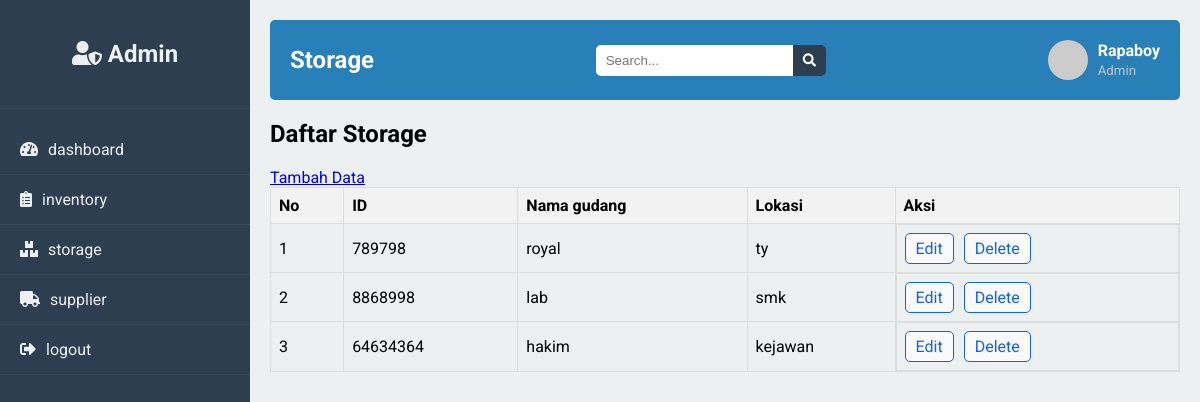
Page /storage.php on the committed database.
### tables this page shows
CREATE TABLE `storage_unit` (
  `id` int(30) NOT NULL,
  `nama_gudang` varchar(30) NOT NULL,
  `lokasi` varchar(30) NOT NULL
);

### storage.php (the view, shortened to what this page needs)
<?php
include 'koneksi.php';
$sql = "SELECT * FROM storage_unit";
$result = $koneksi->query($sql);
?>
<!DOCTYPE html>
<html lang="en">
<head>
    <link rel="stylesheet" href="https://cdnjs.cloudflare.com/ajax/libs/font-awesome/5.15.3/css/all.min.css">
    <link rel="stylesheet" href="dashboard.css">
</head>
<body>
    <div class="sidebar">
        <div class="sidebar-brand">
            <h2><i class="fas fa-user-shield"></i> Admin</h2>
        </div>
        <ul>
            <li><a href="dashboard.php"><i class="fas fa-tachometer-alt"></i> dashboard</a></li>
            <li><a href="inventory.php"><i class="fas fa-clipboard-list "></i> inventory</a></li>
            <li><a href="storage.php"><i class="fas fa-boxes "></i> storage</a></li>
            <li><a href="supplier.php"><i class="fas fa-truck"></i> supplier</a></li>
            <li><a href="logout.php"><i class="fas fa-sign-out-alt"></i> logout</a></li>
        </ul>
    </div>
    <div class="main-content">
        <header>
            <h1>Storage</h1>
            <div class="search-wrapper">
                <input type="search" placeholder="Search...">
                <button><i class="fas fa-search"></i></button>
            </div>
            <div class="user-wrapper">
                <img src="https://via.placeholder.com/40" alt="profile picture">
                <div>
                    <h4>Rapaboy</h4>
                    <small>Admin</small>
                </div>
            </div>
        </header>
        <main>
            <h2>Daftar Storage</h2>
            <a href="insert.storage.php" class="action-buttons">Tambah Data</a>
            <table>
                <thead>
                    <tr>
                        <th>No</th>
                        <th>ID </th>
                        <th>Nama gudang</th>
                        <th>Lokasi</th>
                        <th>Aksi</th>
                    </tr>
                </thead>
                <tbody>
                    <?php
                    if ($result->num_rows > 0) {
                        $no = 1;
                        while($row = $result->fetch_assoc()) {
                            echo "<tr>";
                            echo "<td>" . $no++ . "</td>";
                            echo "<td>" . $row['id'] . "</td>";
                            echo "<td>" . $row['nama_gudang'] . "</td>";
                            echo "<td>" . $row['lokasi'] . "</td>";
                            echo "<td class='action-buttons'>";
                            echo "<a href='update.storage.php?id=" . $row['id'] . "'>Edit</a>";
                            echo "<a href='delete.storage.php?id=" . $row['id'] . "' onclick='return confirm(\"Yakin ingin menghapus?\")'>Delete</a>";
                            echo "</td>";
                            echo "</tr>";
                        }
                    } else {
                        echo "<tr><td colspan='9'>Tidak ada data inventaris.</td></tr>";
                    }
                    ?>
                </tbody>
            </table>
        </main>
    </div>
</body>
</html>

### dashboard.css (style rules this page uses)
body { font-family: 'Roboto', sans-serif; margin: 0; padding: 0; background-color: #f4f4f4; }
.sidebar { width: 250px; height: 100vh; background: #2c3e50; position: fixed; top: 0; left: 0; padding-top: 20px; }
.sidebar-brand { display: flex; align-items: center; justify-content: center; padding-bottom: 20px; border-bottom: 1px solid #34495e; }
.sidebar-brand h2 { color: #ecf0f1; font-size: 24px; }
.sidebar ul { list-style: none; padding: 0; }
.sidebar ul li { padding: 15px 20px; border-bottom: 1px solid #34495e; }
.sidebar ul li a { color: #ecf0f1; font-size: 16px; text-decoration: none; display: flex; align-items: center; }
.sidebar ul li a i { margin-right: 10px; }
.main-content { margin-left: 250px; padding: 20px; background-color: #ecf0f1; min-height: 100vh; }
header { display: flex; justify-content: space-between; align-items: center; background: #2980b9; color: #fff; padding: 10px 20px; border-radius: 5px; }
header h1 { font-size: 24px; }
.search-wrapper { display: flex; align-items: center; }
.search-wrapper input[type="search"] { padding: 8px 10px; border: none; border-radius: 5px 0 0 5px; outline: none; }
.search-wrapper button { padding: 8px 10px; border: none; background: #2c3e50; color: #fff; border-radius: 0 5px 5px 0; cursor: pointer; }
.user-wrapper { display: flex; align-items: center; }
.user-wrapper img { border-radius: 50%; margin-right: 10px; }
.user-wrapper div h4 { margin: 0; font-size: 16px; }
.user-wrapper div small { color: #bdc3c7; }

### storage.php (style rules this page uses)
table { width: 100%; border-collapse: collapse; }
table, th, td { border: 1px solid #ddd; }
th, td { padding: 8px; text-align: left; }
th { background-color: #f2f2f2; }
.action-buttons { display: flex; gap: 10px; }
.action-buttons a { text-decoration: none; color: #1161ee; padding: 5px 10px; border: 1px solid #1161ee; border-radius: 5px; background-color: #f9f9f9; }

### rows in the picture
storage_unit: id "789798", nama_gudang "royal", lokasi "ty"
storage_unit: id "8868998", nama_gudang "lab", lokasi "smk"
storage_unit: id "64634364", nama_gudang "hakim", lokasi "kejawan"
